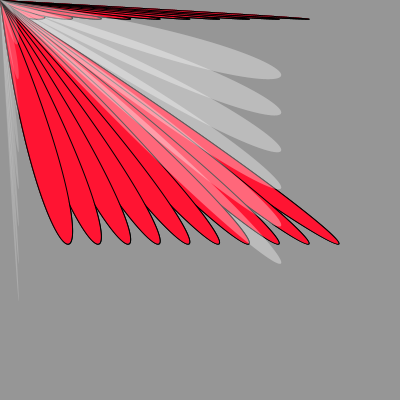
Frame 1 (no input)
Frame 60 (the mouse pressed at the canvas centre just before this capture): identical to frame 1, image omitted
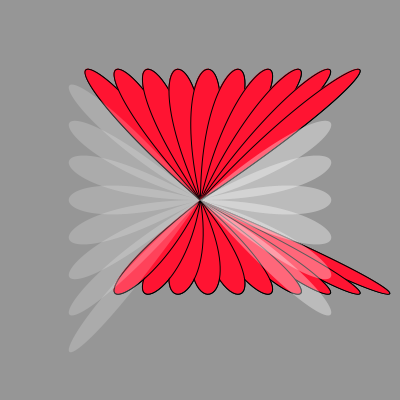
Frame 120 (the mouse held since frame 60 and released just before this capture)

The Processing sketch that drew these frames (run headless with seeded random() and noise(); from frame 60 on, the mouse is pressed at the canvas centre):

// Processing sketch: processing_88580
// ── processing_88580.pde

void setup() {
  size (400, 400);
  smooth();
}

void draw() {
  background(150, 150, 150);

  for (int j=200; j<400; j+=100) {
    for (int i=0; i<400; i+=40) {
      beginShape();
      stroke(0);
      fill(255, 20, 50);
      vertex(mouseX, mouseY); // first point
      bezierVertex(i, 25, i+100, 25, mouseX, mouseY);
      endShape();
    }
  }
  for (int j=200; j<400; j+=100) {
    for (int i=400; i>0; i-=40) {
      beginShape();
      stroke(0);
      fill(255, 20, 50);
      vertex(mouseX, mouseY); // first point
      bezierVertex(i, 325, i+100, 325, mouseX, mouseY);
      endShape();
    }
  }
  for (int j=100; j<200; j+=100) {
    for (int i=0; i<400; i+=50) {
      beginShape();
      noStroke();
      fill(255, 255, 255, 50);
      vertex(mouseY, mouseX); // first point
      bezierVertex(25, i, 25, i+100, mouseY, mouseX);
      endShape();
    }
  }
  for (int j=400; j>290; j-=100) {
    for (int i=300; i>0; i-=50) {
      beginShape();
      noStroke();
      fill(255, 255, 255, 50);
      vertex(mouseY, mouseX); // first point
      bezierVertex(375, i, 375, i+100, mouseY, mouseX);
      endShape();
    }
  }
}
